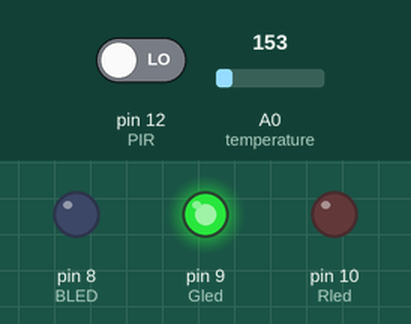
Simulated run of this sketch. Board: Arduino Uno, built with avr-gcc and run on an emulated ATmega328P. Parts: output pins drawn as LEDs (lit = HIGH). Inputs (shaded band) come from the test bench; at power-on: pin 12 (PIR) LOW, A0 (temperature) = 153. What the sketch prints to the serial monitor is not drawn.

Above: at 1.3 s.
1.4 s: pin 12 (PIR) driven HIGH
At 2.0 s:
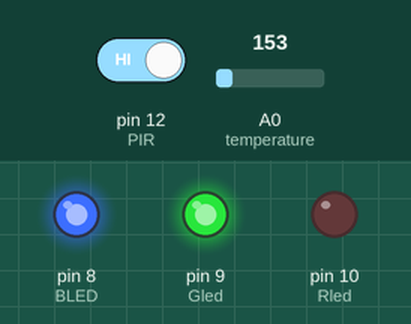
Timing chart, 0 to 4.4 s (numbered marks = the images above; inputs shaded):
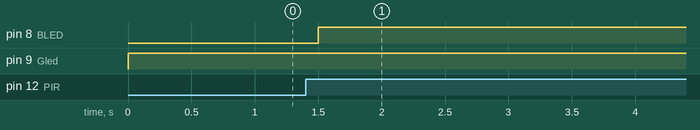

Measured:
- after the input at 1.4 s, pin 8 (BLED): LOW → HIGH after 0.10 s

The sketch:

MASTER_MODE.ino
```cpp
  // 아두이노 보드의 핀 모드를 설정합니다.
const int temperature = A0;
const int Rled = 10;//빨간색 LED를 10번핀에 연결합니다.
const int Gled = 9;//녹색 LED를 9번핀에 연결합니다.
const int buzzerPin = 13; //부저를 13번 핀에 연결합니다.
int PIR = 12;   // 인체감지센서를 12번 핀에 연결합니다.
int BLED = 8;    // LED를 8번 핀에 연결합니다.


void setup() {
  //부저와 LED를 연결한 핀을 출력모드로 설정합니다.
  Serial.begin(9600);
  pinMode(Rled,OUTPUT);
  pinMode(Gled,OUTPUT);
  pinMode(buzzerPin,OUTPUT);
  pinMode(PIR, INPUT);      // 아두이노의 12번핀을 입력으로 사용합니다.
  pinMode(BLED, OUTPUT);

}
void loop() {
  int ifIsHuman = digitalRead(PIR);   // 인체감지센서의 센서값을 ifIsHuman 변수에 저장합니다.
  if(ifIsHuman == HIGH){                    // 센서값이 HIGH이면(인체가 감지되면)
    digitalWrite(BLED, HIGH);          // LED를 작동합니다.
    Serial.println("인체 감지 성공");
    delay(5000);                            // 이후 5초간 기다립니다.
  } else {                                  // 센서값이 HIGH가 아니라면, (인체가 감지되지 않는다면)
    digitalWrite(BLED, LOW);             // LED 작동을 멈춥니다.
  }

  //온도센서가 측정한 값을 섭씨온도로 변환합니다.
  int value = analogRead(temperature);
  float volt = value * 5.0 / 1024.0;
  float tempC = (volt -0.5)*100;
  Serial.print(tempC);
  Serial.println("C");

  // 37도 미만의 경우 정상체온으로 측정하여 Green LED가 동작하도록 설정합니다.
  if(tempC < 37.0){
    noTone(buzzerPin);
    digitalWrite(Rled,LOW);
    digitalWrite(Gled,HIGH);
  }

  // 사람의 정상 체온 범위를 고려하여 37도 이상인 경우 LED와 부저가 동작하도록 설정합니다.
  else{
    tone(buzzerPin,294);
    digitalWrite(Gled,LOW);
    digitalWrite(Rled,HIGH);
  }
  delay(500);
}
```
